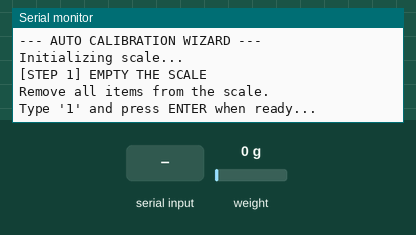
Simulated run of this sketch. Board: Arduino Uno, built with avr-gcc and run on an emulated ATmega328P. Parts: the last lines printed to the serial monitor. The inputs (shaded band) are chosen by the test bench; at power-on: weight on the scale 0 g.

Above: at 0.9 s.
1.0 s: "90,45\n" received over Serial
At 3.8 s:
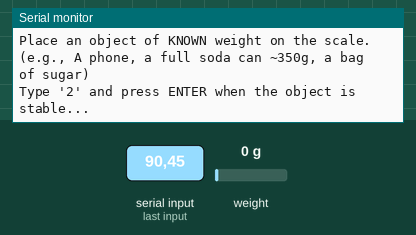
4.0 s: "30,150\n" received over Serial
At 6.8 s:
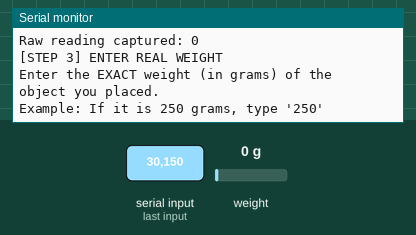
7.0 s: "0\n" received over Serial
At 7.8 s:
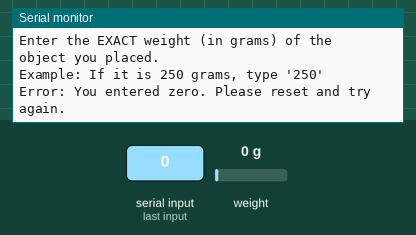

Measured:
- after the input at 1.0 s, the serial monitor: prints a new line after 2.0 s (image 1)
- after the input at 4.0 s, the serial monitor: prints a new line after 2.0 s (image 2)
- after the input at 7.0 s, the serial monitor: prints a new line at once (image 3)

The sketch:

calibrate.ino
```cpp
#include "HX711.h"

// --- PINS ---
const int LOADCELL_DOUT_PIN = 2;
const int LOADCELL_SCK_PIN = 3;

HX711 scale;

void setup() {
  Serial.begin(9600);
  while (!Serial); // Wait for serial to connect

  Serial.println("\n\n--- AUTO CALIBRATION WIZARD ---");
  Serial.println("Initializing scale...");

  scale.begin(LOADCELL_DOUT_PIN, LOADCELL_SCK_PIN);
  scale.set_scale(); // Start with no scaling

  // --- STEP 1: TARE ---
  Serial.println("\n[STEP 1] EMPTY THE SCALE");
  Serial.println("Remove all items from the scale.");
  Serial.println("Type '1' and press ENTER when ready...");

  while(Serial.available() == 0) { } // Wait for input
  Serial.readString(); // Clear buffer

  scale.tare(); // Reset to 0
  Serial.println("Scale Zeroed!");

  // --- STEP 2: PLACE WEIGHT ---
  Serial.println("\n[STEP 2] PLACE KNOWN WEIGHT");
  Serial.println("Place an object of KNOWN weight on the scale.");
  Serial.println("(e.g., A phone, a full soda can ~350g, a bag of sugar)");
  Serial.println("Type '2' and press ENTER when the object is stable...");

  while(Serial.available() == 0) { } // Wait for input
  Serial.readString(); // Clear buffer

  long reading = scale.get_units(10); // Get raw average of 10 readings
  Serial.print("Raw reading captured: ");
  Serial.println(reading);

  // --- STEP 3: INPUT WEIGHT ---
  Serial.println("\n[STEP 3] ENTER REAL WEIGHT");
  Serial.println("Enter the EXACT weight (in grams) of the object you placed.");
  Serial.println("Example: If it is 250 grams, type '250'");

  while(Serial.available() == 0) { } // Wait for input
  float realWeight = Serial.parseFloat(); // Read the number user typed

  if (realWeight != 0) {
    float newFactor = reading / realWeight; // THE MAGIC MATH

    Serial.println("\n--------------------------------------------");
    Serial.println("       CALIBRATION COMPLETE!");
    Serial.println("--------------------------------------------");
    Serial.print("Your Calibration Factor is: ");
    Serial.println(newFactor);
    Serial.println("--------------------------------------------");
    Serial.println("ACTION: Go to your main code and update this line:");
    Serial.print("float calibration_factor = ");
    Serial.print(newFactor);
    Serial.println(";");
    Serial.println("--------------------------------------------");
  } else {
    Serial.println("Error: You entered zero. Please reset and try again.");
  }
}

void loop() {
  // Do nothing
}
```
